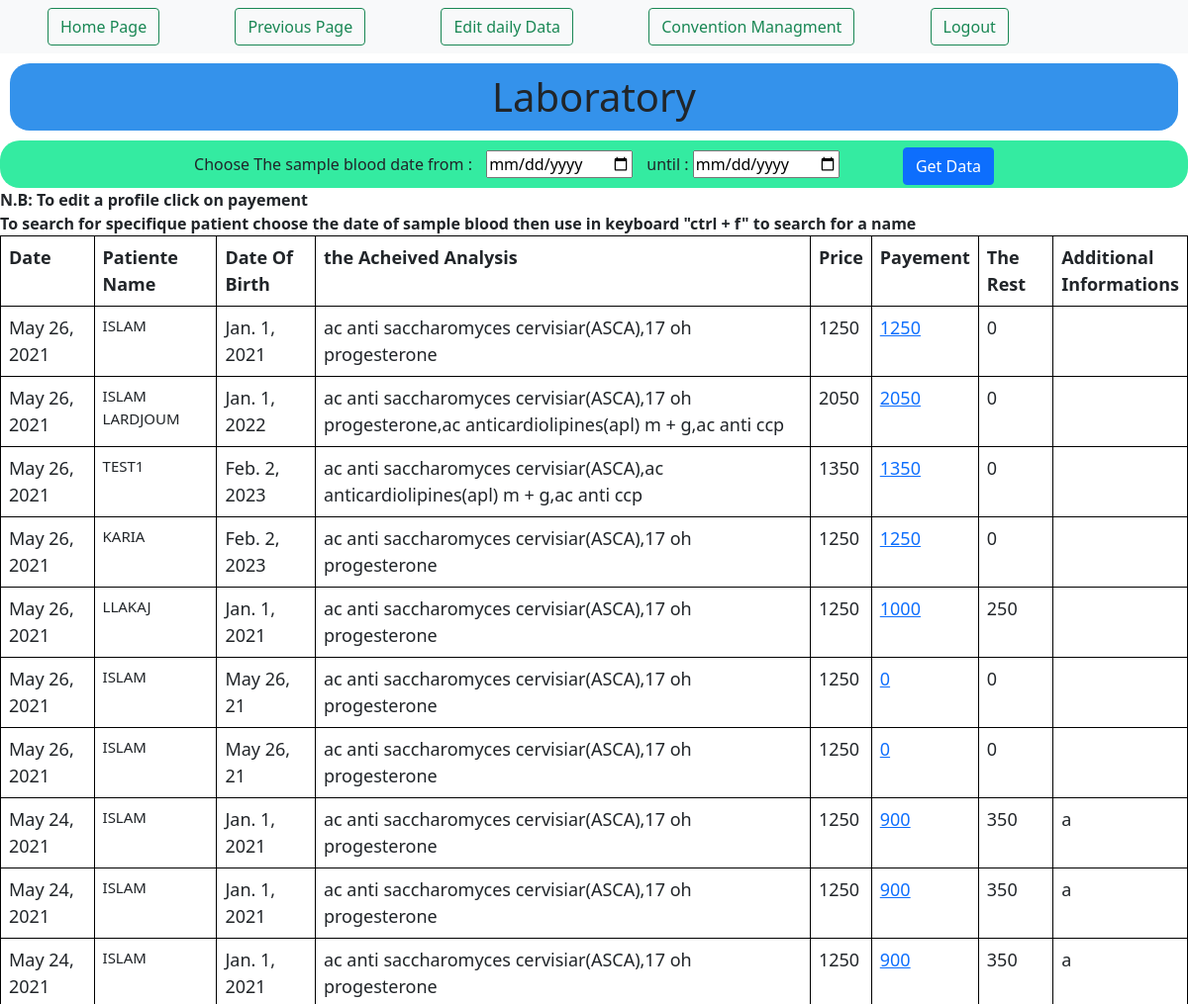
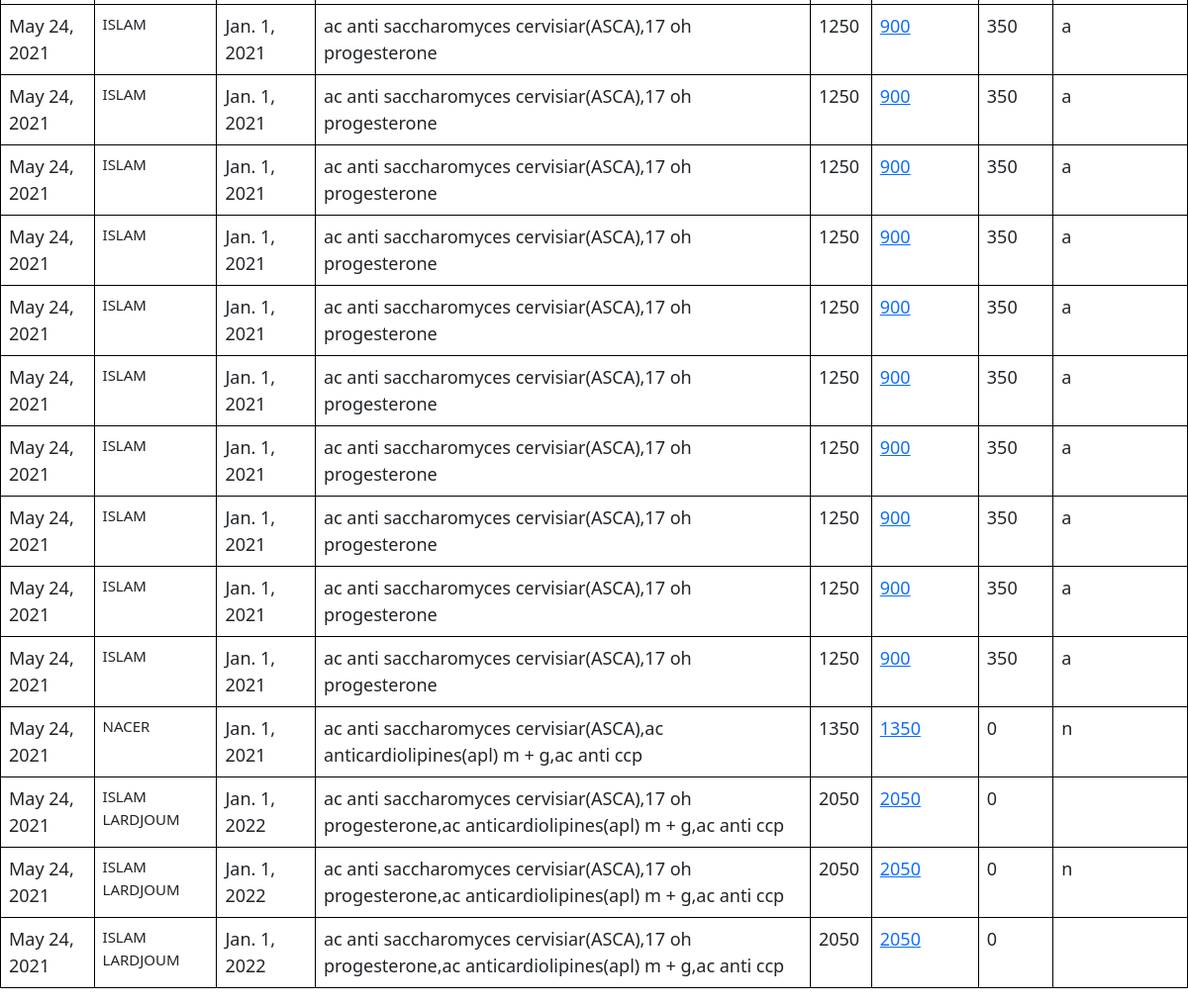
/lab/vislab/ (signed in), run on an earlier commit of the app's database (2 pictures, top to bottom).
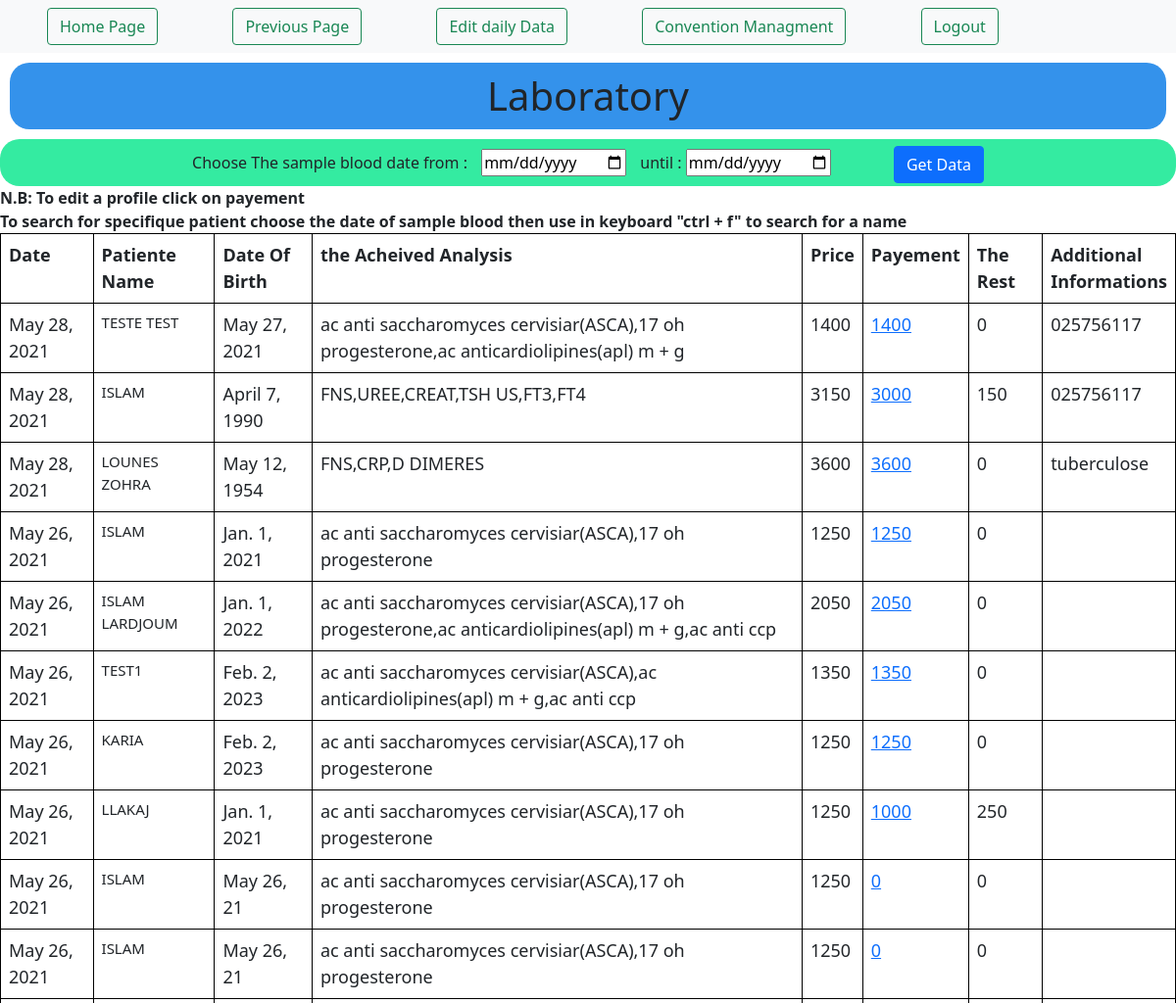
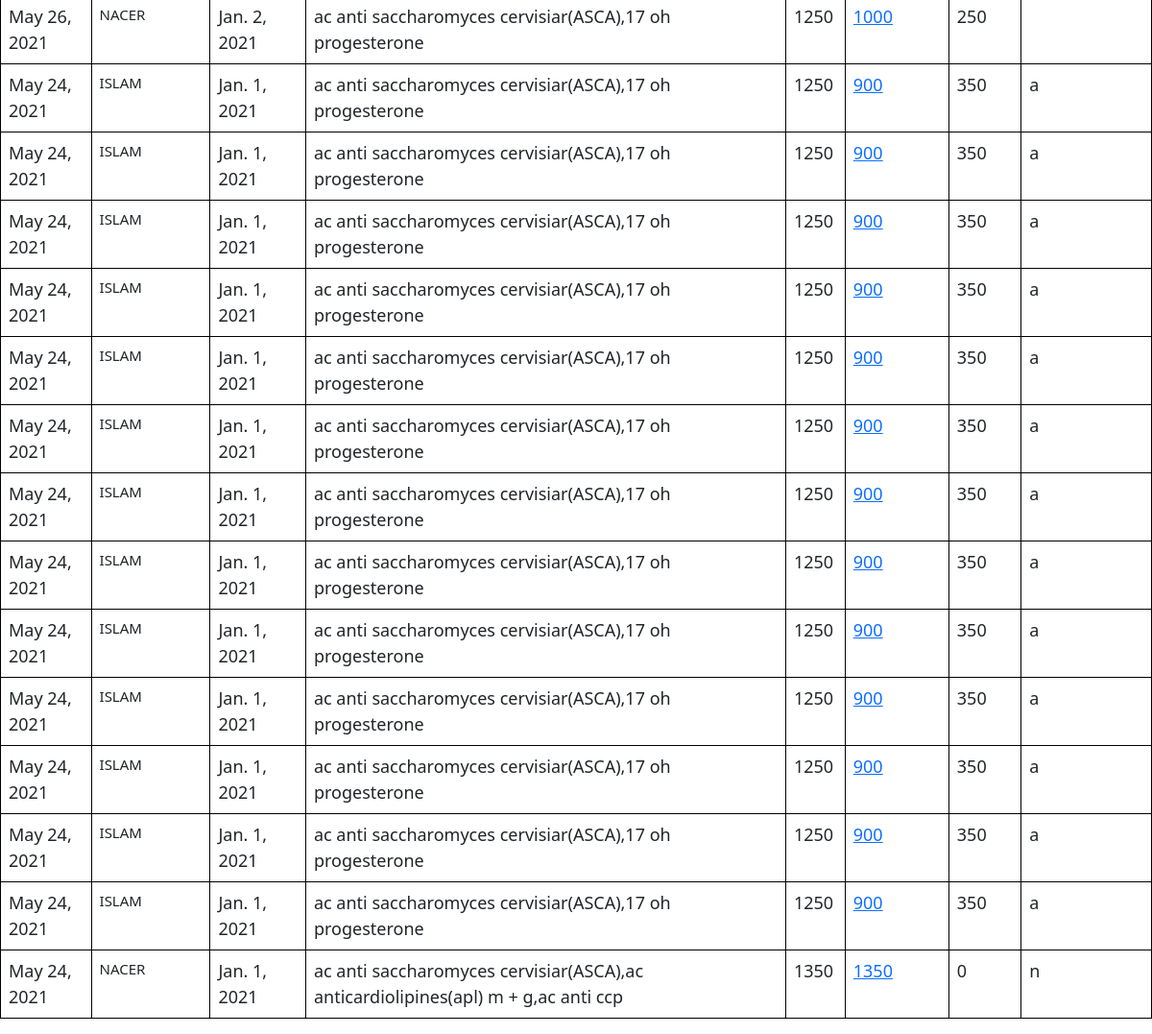
And on a later commit of the database (2 pictures, top to bottom).
### labo/models.py (models this page shows)
class Labo(models.Model):
	dt = models.DateField(auto_now_add = True)
	p_name = models.CharField(max_length = 200)
	dob = models.DateField()
	params = models.TextField(max_length=500)
	lab_price = models.IntegerField(default = 0)
	price = models.IntegerField(default = 0)
	pay = models.IntegerField(default = 0)
	rest = models.IntegerField(default=0)
	info = models.TextField(max_length=200, blank = True)

### labo/views.py (the view)
# urls.py: path('vislab/', vislab, name="vislab" ),
@login_required(login_url='login')
def vislab(request):
	getdata = Labo.objects.all().order_by('-dt')[:25]
	if request.method== 'POST':
		req = request.POST
		dep = req['sdate']
		fin = req['ldate']
		get_sdata = Labo.objects.filter(dt__lte = fin).filter(dt__gte=dep)
		return render(request, 'filterlab.html', {'getsdata' : get_sdata})
	context = {
		'getdata' : getdata
	}
	return render(request,'editlab.html',context)

### labo/templates/editlab.html (shortened to what this page needs)
<!DOCTYPE html>
<html>
<head>
	<link href="https://cdn.jsdelivr.net/npm/bootstrap@5.0.0/dist/css/bootstrap.min.css" rel="stylesheet">
</head>
<body>
	<nav class="navbar navbar-light bg-light">
        <div id="navdiv">
            <a href="{% url 'home' %}"><button class="btn btn-outline-success ms-5 me-4" type="button">Home Page</button></a>
            <a href="{% url 'calclab' %}"> <button class="btn btn-outline-success ms-5 me-4" type="button">Previous Page</button></a>
            <a href="{% url 'visedit' %}"> <button class="btn btn-outline-success ms-5 me-4" type="button">Edit daily Data</button></a>
            <a href="{% url 'convention' %}"> <button class="btn btn-outline-success ms-5 me-4" type="button">Convention Managment</button></button></a>
            <a href="{% url 'logout' %}"><button class="btn btn-outline-success ms-5 me-4" type="button">Logout</button></a>
        </div>
    </nav>
<h1> Laboratory </h1>
<div id="ddiv">
	<form method="POST" action="">{% csrf_token %}
	<label> Choose The sample blood date from : </label>
	<input type="date" name="sdate"  id="sdate">
	<label> until : </label>
	<input type="date" name="ldate"  id="ldate">
	<input type="submit" name="valid" value="Get Data" class="btn btn-primary" id="vdate">
	</form>
</div>
{% block content %}
<label class="lbl">N.B: To edit a profile click on payement </label> <br>
<label class="lbl"> To search for specifique patient choose the date of sample blood then use in keyboard  "ctrl + f" to search for a name </label>
<table class="table table-hover ">
	<tr>
		<th>Date</th>
		<th> Patiente Name</th>
		<th>Date Of Birth</th>
		<th id="p">the Acheived Analysis</th>
		<th>Price</th>
		<th>Payement</th>
		<th>The Rest</th>
		<th id="i">Additional Informations</th>
	</tr>
	{% for data in getdata %}
	<tr>
		<td id="dt">{{data.dt}}</td>
		<td style="text-transform: uppercase;font-size: 15px">{{data.p_name}}</td>
		<td>{{data.dob}}</td>
		<td>{{data.params}}</td>
		<td>{{data.price}}</td>
		<td><a href="{% url 'editprev' data.id %}"> {{data.pay}}</a></td>
		<td>{{data.rest}}</td>
		<td>{{data.info}}</td>
	</tr>
	{% endfor %}
</table>
{% endblock %}
</body>
</html>

What changed in the data, as far as the page shows it:
no longer on this page (row unchanged): Labo: dt "May 24, 2021", p_name "ISLAM LARDJOUM", dob "Jan. 1, 2022", params "ac anti saccharomyces cervisiar(ASCA),17 oh progesterone,ac anticardiolipines(apl) m + g,ac anti ccp", price "2050", pay "2050", rest "0"
no longer on this page (row unchanged): Labo: dt "May 24, 2021", p_name "ISLAM LARDJOUM", dob "Jan. 1, 2022", params "ac anti saccharomyces cervisiar(ASCA),17 oh progesterone,ac anticardiolipines(apl) m + g,ac anti ccp", price "2050", pay "2050", rest "0", info "n"
no longer on this page (row unchanged): Labo: dt "May 24, 2021", p_name "ISLAM LARDJOUM", dob "Jan. 1, 2022", params "ac anti saccharomyces cervisiar(ASCA),17 oh progesterone,ac anticardiolipines(apl) m + g,ac anti ccp", price "2050", pay "2050", rest "0"
added Labo: dt "May 28, 2021", p_name "TESTE TEST", dob "May 27, 2021", params "ac anti saccharomyces cervisiar(ASCA),17 oh progesterone,ac anticardiolipines(apl) m + g", price "1400", pay "1400", rest "0", info "025756117"
added Labo: dt "May 28, 2021", p_name "ISLAM", dob "April 7, 1990", params "FNS,UREE,CREAT,TSH US,FT3,FT4", price "3150", pay "3000", rest "150", info "025756117"
added Labo: dt "May 28, 2021", p_name "LOUNES ZOHRA", dob "May 12, 1954", params "FNS,CRP,D DIMERES", price "3600", pay "3600", rest "0", info "tuberculose"
added Labo: dt "May 26, 2021", p_name "NACER", dob "Jan. 2, 2021", params "ac anti saccharomyces cervisiar(ASCA),17 oh progesterone", price "1250", pay "1000", rest "250"
